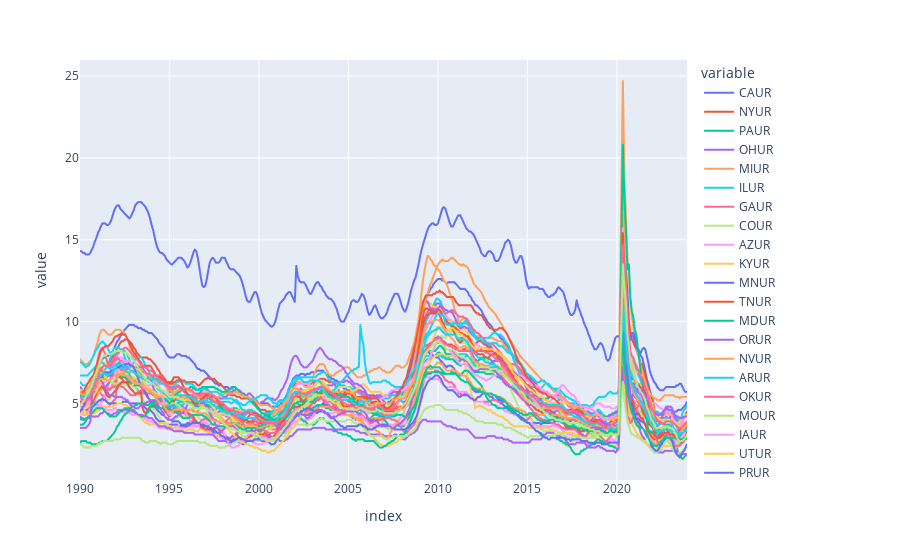

The notebook cell this image was saved under:
### Code cell
# Plot states Unemployment Rate
px.line(uemp_states)

### Figure 1 — Plotly figure (JSON) as saved in the notebook; plotly's stock layout.template omitted (floating-point values rounded to 4 significant figures; data arrays with more than 128 entries replaced by an {"elided": "..."} marker saying what was removed)
{"data": [{"hovertemplate": "variable=CAUR<br>index=%{x}<br>value=%{y}<extra></extra>", "legendgroup": "CAUR", "line": {"color": "#636efa", "dash": "solid"}, "marker": {"symbol": "circle"}, "mode": "lines", "name": "CAUR", "showlegend": true, "type": "scattergl", "x": {"elided": "406 str values"}, "xaxis": "x", "y": {"elided": "406 float values"}, "yaxis": "y"}, {"hovertemplate": "variable=NYUR<br>index=%{x}<br>value=%{y}<extra></extra>", "legendgroup": "NYUR", "line": {"color": "#EF553B", "dash": "solid"}, "marker": {"symbol": "circle"}, "mode": "lines", "name": "NYUR", "showlegend": true, "type": "scattergl", "x": {"elided": "406 str values"}, "xaxis": "x", "y": {"elided": "406 float values"}, "yaxis": "y"}, {"hovertemplate": "variable=PAUR<br>index=%{x}<br>value=%{y}<extra></extra>", "legendgroup": "PAUR", "line": {"color": "#00cc96", "dash": "solid"}, "marker": {"symbol": "circle"}, "mode": "lines", "name": "PAUR", "showlegend": true, "type": "scattergl", "x": {"elided": "406 str values"}, "xaxis": "x", "y": {"elided": "406 float values"}, "yaxis": "y"}, {"hovertemplate": "variable=OHUR<br>index=%{x}<br>value=%{y}<extra></extra>", "legendgroup": "OHUR", "line": {"color": "#ab63fa", "dash": "solid"}, "marker": {"symbol": "circle"}, "mode": "lines", "name": "OHUR", "showlegend": true, "type": "scattergl", "x": {"elided": "406 str values"}, "xaxis": "x", "y": {"elided": "406 float values"}, "yaxis": "y"}, {"hovertemplate": "variable=MIUR<br>index=%{x}<br>value=%{y}<extra></extra>", "legendgroup": "MIUR", "line": {"color": "#FFA15A", "dash": "solid"}, "marker": {"symbol": "circle"}, "mode": "lines", "name": "MIUR", "showlegend": true, "type": "scattergl", "x": {"elided": "406 str values"}, "xaxis": "x", "y": {"elided": "406 float values"}, "yaxis": "y"}, {"hovertemplate": "variable=ILUR<br>index=%{x}<br>value=%{y}<extra></extra>", "legendgroup": "ILUR", "line": {"color": "#19d3f3", "dash": "solid"}, "marker": {"symbol": "circle"}, "mode": "lines", "name": "ILUR", "showlegend": true, "type": "scattergl", "x": {"elided": "406 str values"}, "xaxis": "x", "y": {"elided": "406 float values"}, "yaxis": "y"}, {"hovertemplate": "variable=GAUR<br>index=%{x}<br>value=%{y}<extra></extra>", "legendgroup": "GAUR", "line": {"color": "#FF6692", "dash": "solid"}, "marker": {"symbol": "circle"}, "mode": "lines", "name": "GAUR", "showlegend": true, "type": "scattergl", "x": {"elided": "406 str values"}, "xaxis": "x", "y": {"elided": "406 float values"}, "yaxis": "y"}, {"hovertemplate": "variable=COUR<br>index=%{x}<br>value=%{y}<extra></extra>", "legendgroup": "COUR", "line": {"color": "#B6E880", "dash": "solid"}, "marker": {"symbol": "circle"}, "mode": "lines", "name": "COUR", "showlegend": true, "type": "scattergl", "x": {"elided": "406 str values"}, "xaxis": "x", "y": {"elided": "406 float values"}, "yaxis": "y"}, {"hovertemplate": "variable=AZUR<br>index=%{x}<br>value=%{y}<extra></extra>", "legendgroup": "AZUR", "line": {"color": "#FF97FF", "dash": "solid"}, "marker": {"symbol": "circle"}, "mode": "lines", "name": "AZUR", "showlegend": true, "type": "scattergl", "x": {"elided": "406 str values"}, "xaxis": "x", "y": {"elided": "406 float values"}, "yaxis": "y"}, {"hovertemplate": "variable=KYUR<br>index=%{x}<br>value=%{y}<extra></extra>", "legendgroup": "KYUR", "line": {"color": "#FECB52", "dash": "solid"}, "marker": {"symbol": "circle"}, "mode": "lines", "name": "KYUR", "showlegend": true, "type": "scattergl", "x": {"elided": "406 str values"}, "xaxis": "x", "y": {"elided": "406 float values"}, "yaxis": "y"}, {"hovertemplate": "variable=MNUR<br>index=%{x}<br>value=%{y}<extra></extra>", "legendgroup": "MNUR", "line": {"color": "#636efa", "dash": "solid"}, "marker": {"symbol": "circle"}, "mode": "lines", "name": "MNUR", "showlegend": true, "type": "scattergl", "x": {"elided": "406 str values"}, "xaxis": "x", "y": {"elided": "406 float values"}, "yaxis": "y"}, {"hovertemplate": "variable=TNUR<br>index=%{x}<br>value=%{y}<extra></extra>", "legendgroup": "TNUR", "line": {"color": "#EF553B", "dash": "solid"}, "marker": {"symbol": "circle"}, "mode": "lines", "name": "TNUR", "showlegend": true, "type": "scattergl", "x": {"elided": "406 str values"}, "xaxis": "x", "y": {"elided": "406 float values"}, "yaxis": "y"}, {"hovertemplate": "variable=MDUR<br>index=%{x}<br>value=%{y}<extra></extra>", "legendgroup": "MDUR", "line": {"color": "#00cc96", "dash": "solid"}, "marker": {"symbol": "circle"}, "mode": "lines", "name": "MDUR", "showlegend": true, "type": "scattergl", "x": {"elided": "406 str values"}, "xaxis": "x", "y": {"elided": "406 float values"}, "yaxis": "y"}, {"hovertemplate": "variable=ORUR<br>index=%{x}<br>value=%{y}<extra></extra>", "legendgroup": "ORUR", "line": {"color": "#ab63fa", "dash": "solid"}, "marker": {"symbol": "circle"}, "mode": "lines", "name": "ORUR", "showlegend": true, "type": "scattergl", "x": {"elided": "406 str values"}, "xaxis": "x", "y": {"elided": "406 float values"}, "yaxis": "y"}, {"hovertemplate": "variable=NVUR<br>index=%{x}<br>value=%{y}<extra></extra>", "legendgroup": "NVUR", "line": {"color": "#FFA15A", "dash": "solid"}, "marker": {"symbol": "circle"}, "mode": "lines", "name": "NVUR", "showlegend": true, "type": "scattergl", "x": {"elided": "406 str values"}, "xaxis": "x", "y": {"elided": "406 float values"}, "yaxis": "y"}, {"hovertemplate": "variable=ARUR<br>index=%{x}<br>value=%{y}<extra></extra>", "legendgroup": "ARUR", "line": {"color": "#19d3f3", "dash": "solid"}, "marker": {"symbol": "circle"}, "mode": "lines", "name": "ARUR", "showlegend": true, "type": "scattergl", "x": {"elided": "406 str values"}, "xaxis": "x", "y": {"elided": "406 float values"}, "yaxis": "y"}, {"hovertemplate": "variable=OKUR<br>index=%{x}<br>value=%{y}<extra></extra>", "legendgroup": "OKUR", "line": {"color": "#FF6692", "dash": "solid"}, "marker": {"symbol": "circle"}, "mode": "lines", "name": "OKUR", "showlegend": true, "type": "scattergl", "x": {"elided": "406 str values"}, "xaxis": "x", "y": {"elided": "406 float values"}, "yaxis": "y"}, {"hovertemplate": "variable=MOUR<br>index=%{x}<br>value=%{y}<extra></extra>", "legendgroup": "MOUR", "line": {"color": "#B6E880", "dash": "solid"}, "marker": {"symbol": "circle"}, "mode": "lines", "name": "MOUR", "showlegend": true, "type": "scattergl", "x": {"elided": "406 str values"}, "xaxis": "x", "y": {"elided": "406 float values"}, "yaxis": "y"}, {"hovertemplate": "variable=IAUR<br>index=%{x}<br>value=%{y}<extra></extra>", "legendgroup": "IAUR", "line": {"color": "#FF97FF", "dash": "solid"}, "marker": {"symbol": "circle"}, "mode": "lines", "name": "IAUR", "showlegend": true, "type": "scattergl", "x": {"elided": "406 str values"}, "xaxis": "x", "y": {"elided": "406 float values"}, "yaxis": "y"}, {"hovertemplate": "variable=UTUR<br>index=%{x}<br>value=%{y}<extra></extra>", "legendgroup": "UTUR", "line": {"color": "#FECB52", "dash": "solid"}, "marker": {"symbol": "circle"}, "mode": "lines", "name": "UTUR", "showlegend": true, "type": "scattergl", "x": {"elided": "406 str values"}, "xaxis": "x", "y": {"elided": "406 float values"}, "yaxis": "y"}, {"hovertemplate": "variable=PRUR<br>index=%{x}<br>value=%{y}<extra></extra>", "legendgroup": "PRUR", "line": {"color": "#636efa", "dash": "solid"}, "marker": {"symbol": "circle"}, "mode": "lines", "name": "PRUR", "showlegend": true, "type": "scattergl", "x": {"elided": "406 str values"}, "xaxis": "x", "y": {"elided": "406 float values"}, "yaxis": "y"}, {"hovertemplate": "variable=INUR<br>index=%{x}<br>value=%{y}<extra></extra>", "legendgroup": "INUR", "line": {"color": "#EF553B", "dash": "solid"}, "marker": {"symbol": "circle"}, "mode": "lines", "name": "INUR", "showlegend": true, "type": "scattergl", "x": {"elided": "406 str values"}, "xaxis": "x", "y": {"elided": "406 float values"}, "yaxis": "y"}, {"hovertemplate": "variable=HIUR<br>index=%{x}<br>value=%{y}<extra></extra>", "legendgroup": "HIUR", "line": {"color": "#00cc96", "dash": "solid"}, "marker": {"symbol": "circle"}, "mode": "lines", "name": "HIUR", "showlegend": true, "type": "scattergl", "x": {"elided": "406 str values"}, "xaxis": "x", "y": {"elided": "406 float values"}, "yaxis": "y"}, {"hovertemplate": "variable=NDUR<br>index=%{x}<br>value=%{y}<extra></extra>", "legendgroup": "NDUR", "line": {"color": "#ab63fa", "dash": "solid"}, "marker": {"symbol": "circle"}, "mode": "lines", "name": "NDUR", "showlegend": true, "type": "scattergl", "x": {"elided": "406 str values"}, "xaxis": "x", "y": {"elided": "406 float values"}, "yaxis": "y"}, {"hovertemplate": "variable=MTUR<br>index=%{x}<br>value=%{y}<extra></extra>", "legendgroup": "MTUR", "line": {"color": "#FFA15A", "dash": "solid"}, "marker": {"symbol": "circle"}, "mode": "lines", "name": "MTUR", "showlegend": true, "type": "scattergl", "x": {"elided": "406 str values"}, "xaxis": "x", "y": {"elided": "406 float values"}, "yaxis": "y"}, {"hovertemplate": "variable=MSUR<br>index=%{x}<br>value=%{y}<extra></extra>", "legendgroup": "MSUR", "line": {"color": "#19d3f3", "dash": "solid"}, "marker": {"symbol": "circle"}, "mode": "lines", "name": "MSUR", "showlegend": true, "type": "scattergl", "x": {"elided": "406 str values"}, "xaxis": "x", "y": {"elided": "406 float values"}, "yaxis": "y"}, {"hovertemplate": "variable=MEUR<br>index=%{x}<br>value=%{y}<extra></extra>", "legendgroup": "MEUR", "line": {"color": "#FF6692", "dash": "solid"}, "marker": {"symbol": "circle"}, "mode": "lines", "name": "MEUR", "showlegend": true, "type": "scattergl", "x": {"elided": "406 str values"}, "xaxis": "x", "y": {"elided": "406 float values"}, "yaxis": "y"}, {"hovertemplate": "variable=NEUR<br>index=%{x}<br>value=%{y}<extra></extra>", "legendgroup": "NEUR", "line": {"color": "#B6E880", "dash": "solid"}, "marker": {"symbol": "circle"}, "mode": "lines", "name": "NEUR", "showlegend": true, "type": "scattergl", "x": {"elided": "406 str values"}, "xaxis": "x", "y": {"elided": "406 float values"}, "yaxis": "y"}, {"hovertemplate": "variable=LASMT391746000000003<br>index=%{x}<br>value=%{y}<extra></extra>", "legendgroup": "LASMT391746000000003", "line": {"color": "#FF97FF", "dash": "solid"}, "marker": {"symbol": "circle"}, "mode": "lines", "name": "LASMT391746000000003", "showlegend": true, "type": "scattergl", "x": {"elided": "406 str values"}, "xaxis": "x", "y": {"elided": "406 float values"}, "yaxis": "y"}, {"hovertemplate": "variable=CTUR<br>index=%{x}<br>value=%{y}<extra></extra>", "legendgroup": "CTUR", "line": {"color": "#FECB52", "dash": "solid"}, "marker": {"symbol": "circle"}, "mode": "lines", "name": "CTUR", "showlegend": true, "type": "scattergl", "x": {"elided": "406 str values"}, "xaxis": "x", "y": {"elided": "406 float values"}, "yaxis": "y"}, {"hovertemplate": "variable=NHUR<br>index=%{x}<br>value=%{y}<extra></extra>", "legendgroup": "NHUR", "line": {"color": "#636efa", "dash": "solid"}, "marker": {"symbol": "circle"}, "mode": "lines", "name": "NHUR", "showlegend": true, "type": "scattergl", "x": {"elided": "406 str values"}, "xaxis": "x", "y": {"elided": "406 float values"}, "yaxis": "y"}, {"hovertemplate": "variable=RIUR<br>index=%{x}<br>value=%{y}<extra></extra>", "legendgroup": "RIUR", "line": {"color": "#EF553B", "dash": "solid"}, "marker": {"symbol": "circle"}, "mode": "lines", "name": "RIUR", "showlegend": true, "type": "scattergl", "x": {"elided": "406 str values"}, "xaxis": "x", "y": {"elided": "406 float values"}, "yaxis": "y"}, {"hovertemplate": "variable=KSUR<br>index=%{x}<br>value=%{y}<extra></extra>", "legendgroup": "KSUR", "line": {"color": "#00cc96", "dash": "solid"}, "marker": {"symbol": "circle"}, "mode": "lines", "name": "KSUR", "showlegend": true, "type": "scattergl", "x": {"elided": "406 str values"}, "xaxis": "x", "y": {"elided": "406 float values"}, "yaxis": "y"}, {"hovertemplate": "variable=DEUR<br>index=%{x}<br>value=%{y}<extra></extra>", "legendgroup": "DEUR", "line": {"color": "#ab63fa", "dash": "solid"}, "marker": {"symbol": "circle"}, "mode": "lines", "name": "DEUR", "showlegend": true, "type": "scattergl", "x": {"elided": "406 str values"}, "xaxis": "x", "y": {"elided": "406 float values"}, "yaxis": "y"}, {"hovertemplate": "variable=CMWRUR<br>index=%{x}<br>value=%{y}<extra></extra>", "legendgroup": "CMWRUR", "line": {"color": "#FFA15A", "dash": "solid"}, "marker": {"symbol": "circle"}, "mode": "lines", "name": "CMWRUR", "showlegend": true, "type": "scattergl", "x": {"elided": "406 str values"}, "xaxis": "x", "y": {"elided": "406 float values"}, "yaxis": "y"}, {"hovertemplate": "variable=CSOUUR<br>index=%{x}<br>value=%{y}<extra></extra>", "legendgroup": "CSOUUR", "line": {"color": "#19d3f3", "dash": "solid"}, "marker": {"symbol": "circle"}, "mode": "lines", "name": "CSOUUR", "showlegend": true, "type": "scattergl", "x": {"elided": "406 str values"}, "xaxis": "x", "y": {"elided": "406 float values"}, "yaxis": "y"}, {"hovertemplate": "variable=CNERUR<br>index=%{x}<br>value=%{y}<extra></extra>", "legendgroup": "CNERUR", "line": {"color": "#FF6692", "dash": "solid"}, "marker": {"symbol": "circle"}, "mode": "lines", "name": "CNERUR", "showlegend": true, "type": "scattergl", "x": {"elided": "406 str values"}, "xaxis": "x", "y": {"elided": "406 float values"}, "yaxis": "y"}, {"hovertemplate": "variable=CNEWUR<br>index=%{x}<br>value=%{y}<extra></extra>", "legendgroup": "CNEWUR", "line": {"color": "#B6E880", "dash": "solid"}, "marker": {"symbol": "circle"}, "mode": "lines", "name": "CNEWUR", "showlegend": true, "type": "scattergl", "x": {"elided": "406 str values"}, "xaxis": "x", "y": {"elided": "406 float values"}, "yaxis": "y"}], "layout": {"legend": {"title": {"text": "variable"}, "tracegroupgap": 0}, "margin": {"t": 60}, "xaxis": {"anchor": "y", "domain": [0, 1], "title": {"text": "index"}}, "yaxis": {"anchor": "x", "domain": [0, 1], "title": {"text": "value"}}}}
